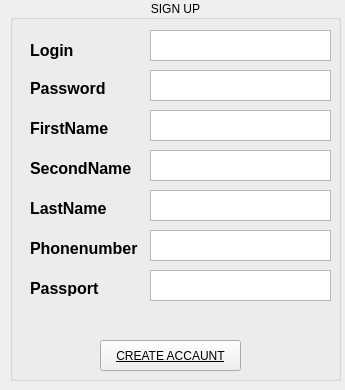
<?xml version="1.0" encoding="UTF-8"?>
<ui version="4.0">
 <class>RegisterView</class>
 <widget class="QWidget" name="RegisterView">
  <property name="geometry">
   <rect>
    <x>0</x>
    <y>0</y>
    <width>345</width>
    <height>390</height>
   </rect>
  </property>
  <property name="windowTitle">
   <string>Form</string>
  </property>
  <widget class="QGroupBox" name="groupBox_2">
   <property name="geometry">
    <rect>
     <x>10</x>
     <y>0</y>
     <width>331</width>
     <height>381</height>
    </rect>
   </property>
   <property name="title">
    <string>SIGN UP</string>
   </property>
   <property name="alignment">
    <set>Qt::AlignCenter</set>
   </property>
   <widget class="QPushButton" name="testBtn_2">
    <property name="geometry">
     <rect>
      <x>90</x>
      <y>340</y>
      <width>141</width>
      <height>31</height>
     </rect>
    </property>
    <property name="font">
     <font>
      <underline>true</underline>
     </font>
    </property>
    <property name="text">
     <string>CREATE ACCAUNT</string>
    </property>
   </widget>
   <widget class="QTextEdit" name="loginUPTE">
    <property name="geometry">
     <rect>
      <x>140</x>
      <y>30</y>
      <width>181</width>
      <height>31</height>
     </rect>
    </property>
   </widget>
   <widget class="QTextEdit" name="passwordUPTE">
    <property name="geometry">
     <rect>
      <x>140</x>
      <y>70</y>
      <width>181</width>
      <height>31</height>
     </rect>
    </property>
   </widget>
   <widget class="QLabel" name="registerLabel">
    <property name="geometry">
     <rect>
      <x>130</x>
      <y>320</y>
      <width>59</width>
      <height>14</height>
     </rect>
    </property>
    <property name="text">
     <string/>
    </property>
   </widget>
   <widget class="QTextEdit" name="firstN">
    <property name="geometry">
     <rect>
      <x>140</x>
      <y>110</y>
      <width>181</width>
      <height>31</height>
     </rect>
    </property>
   </widget>
   <widget class="QTextEdit" name="secondN">
    <property name="geometry">
     <rect>
      <x>140</x>
      <y>150</y>
      <width>181</width>
      <height>31</height>
     </rect>
    </property>
   </widget>
   <widget class="QTextEdit" name="lastN">
    <property name="geometry">
     <rect>
      <x>140</x>
      <y>190</y>
      <width>181</width>
      <height>31</height>
     </rect>
    </property>
   </widget>
   <widget class="QTextEdit" name="phoneTE">
    <property name="geometry">
     <rect>
      <x>140</x>
      <y>230</y>
      <width>181</width>
      <height>31</height>
     </rect>
    </property>
   </widget>
   <widget class="QLabel" name="firstNL">
    <property name="geometry">
     <rect>
      <x>20</x>
      <y>120</y>
      <width>91</width>
      <height>16</height>
     </rect>
    </property>
    <property name="font">
     <font>
      <pointsize>12</pointsize>
      <weight>75</weight>
      <bold>true</bold>
     </font>
    </property>
    <property name="text">
     <string>FirstName</string>
    </property>
   </widget>
   <widget class="QLabel" name="firstNL_2">
    <property name="geometry">
     <rect>
      <x>20</x>
      <y>160</y>
      <width>111</width>
      <height>16</height>
     </rect>
    </property>
    <property name="font">
     <font>
      <pointsize>12</pointsize>
      <weight>75</weight>
      <bold>true</bold>
     </font>
    </property>
    <property name="text">
     <string>SecondName</string>
    </property>
   </widget>
   <widget class="QLabel" name="firstNL_3">
    <property name="geometry">
     <rect>
      <x>20</x>
      <y>200</y>
      <width>111</width>
      <height>16</height>
     </rect>
    </property>
    <property name="font">
     <font>
      <pointsize>12</pointsize>
      <weight>75</weight>
      <bold>true</bold>
     </font>
    </property>
    <property name="text">
     <string>LastName</string>
    </property>
   </widget>
   <widget class="QLabel" name="firstNL_4">
    <property name="geometry">
     <rect>
      <x>20</x>
      <y>40</y>
      <width>91</width>
      <height>21</height>
     </rect>
    </property>
    <property name="font">
     <font>
      <pointsize>12</pointsize>
      <weight>75</weight>
      <bold>true</bold>
     </font>
    </property>
    <property name="text">
     <string>Login</string>
    </property>
   </widget>
   <widget class="QLabel" name="passwordL">
    <property name="geometry">
     <rect>
      <x>20</x>
      <y>80</y>
      <width>91</width>
      <height>16</height>
     </rect>
    </property>
    <property name="font">
     <font>
      <pointsize>12</pointsize>
      <weight>75</weight>
      <bold>true</bold>
     </font>
    </property>
    <property name="text">
     <string>Password</string>
    </property>
   </widget>
   <widget class="QTextEdit" name="passportTE">
    <property name="geometry">
     <rect>
      <x>140</x>
      <y>270</y>
      <width>181</width>
      <height>31</height>
     </rect>
    </property>
   </widget>
   <widget class="QLabel" name="passportL">
    <property name="geometry">
     <rect>
      <x>20</x>
      <y>280</y>
      <width>111</width>
      <height>16</height>
     </rect>
    </property>
    <property name="font">
     <font>
      <pointsize>12</pointsize>
      <weight>75</weight>
      <bold>true</bold>
     </font>
    </property>
    <property name="text">
     <string>Passport</string>
    </property>
   </widget>
   <widget class="QLabel" name="passwordL_2">
    <property name="geometry">
     <rect>
      <x>20</x>
      <y>240</y>
      <width>121</width>
      <height>16</height>
     </rect>
    </property>
    <property name="font">
     <font>
      <pointsize>12</pointsize>
      <weight>75</weight>
      <bold>true</bold>
     </font>
    </property>
    <property name="text">
     <string>Phonenumber</string>
    </property>
   </widget>
  </widget>
 </widget>
 <resources/>
 <connections/>
</ui>
